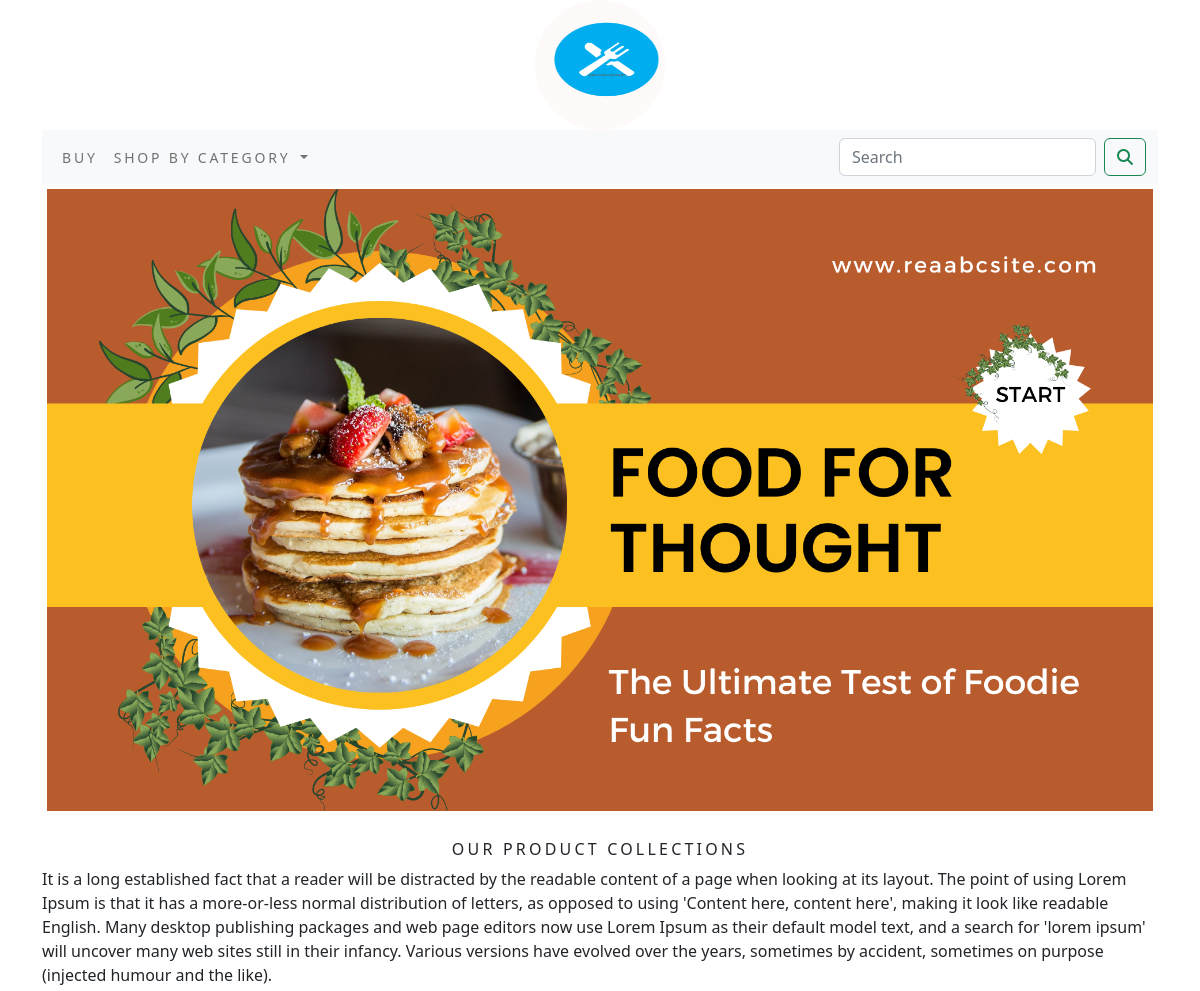
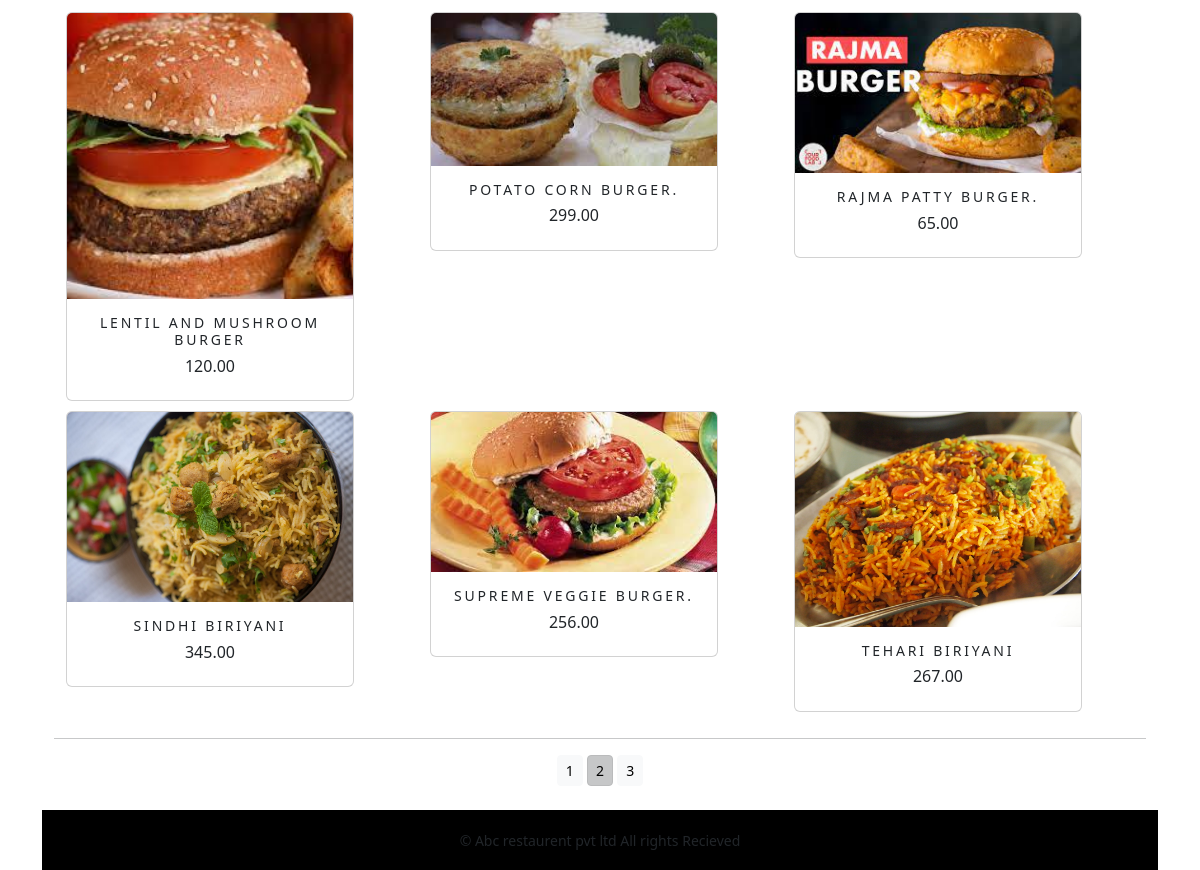
The page /home/?page=2 on the database its author committed (2 pictures, top to bottom).
### home/models.py (models this page shows, shortened)
class Product(models.Model):
    name = models.CharField(max_length=200, unique=True)
    slug = models.SlugField(max_length=200, unique=True)
    description = models.TextField(blank=True)
    price = models.DecimalField(max_digits=10, decimal_places=2, )
    category = models.ForeignKey(Category, on_delete=models.CASCADE)
    image = models.ImageField(upload_to='product', blank=True)
    stock = models.IntegerField()
    available = models.BooleanField(default=True)
    created = models.DateField(auto_now_add=True)
    updated = models.DateField(auto_now=True)
    class Meta:
        ordering=('name',)
        verbose_name = 'product'
        verbose_name_plural = 'products'
    def get_url(self):
        return reverse('home:ProDet',args=[self.category.slug,self.slug])

### home/views.py (the view)
# urls.py: path('',views.AllProCat,name='AllProCat'),
def AllProCat(request,c_slug=None):
    c_page=None
    products_list=None
    if c_slug != None:
        c_page=get_object_or_404(Category,slug=c_slug)
        products_list=Product.objects.all().filter(category=c_page,available=True)
    else:
        products_list=Product.objects.all().filter(available=True)
    paginator=Paginator(products_list,6)
    try:
        page=int(request.GET.get('page','1'))
    except:
        page=1
    try:
        products=paginator.page(page)
    except (EmptyPage,InvalidPage):
        products=paginator.page(Paginator.num_pages)
    return render(request,'home.html',{'category':c_page,'products':products})

### cart/context_processors.py (called while the page is built)
def counter(request):
    item_count=0
    if 'admin' in request.path:
        return {}
    else:
        try:
            cart=Cart.objects.filter(cart_id=_cart_id(request))
            cart_items=CartItem.objects.all().filter(cart=cart[:1])
            for cart_item in cart_items:
                item_count += cart_item.quantity
        except Cart.DoesNotExist:
            item_count=0
    return dict(item_count=item_count)

### cart/views.py (called while the page is built)
def _cart_id(request):
    cart=request.session.session_key
    if not cart:
        cart=request.session.create()
    return cart

### home/context_processors.py (called while the page is built)
def menu_links(request):
    links=Category.objects.all()
    return dict(links=links)

### home/models.py (called while the page is built)
    def get_url(self):
        return reverse('home:Prod_by_cat',args=[self.slug])

### templates/home.html (shortened to what this page needs)
{% extends 'base.html' %}
{% load static %}
{% block body %}
    <div class="mx-auto">
        {% if category %}
        <img class="my_image" src="{{category.image.url}}" alt="{{category.name}}">
    </div>
<br>
    <div>
        <h1 class="text-center my_title">{{category.name}}</h1>
        <p class="text-justify">{{category.description}}</p>
    </div>
{% else %}
    <div>
    <img class="my_image my_image_padding" src="{% static 'img/abcbanner.png' %}" alt="{{category.name}}" width="1100px" height="450">
     </div>
<br>
<div>
    <h1 class="text-center my_title">Our Product Collections </h1>
    <p class="text-justify">It is a long established fact that a reader will be distracted by the readable content of a page when looking at its layout. The point of using Lorem Ipsum is that it has a more-or-less normal distribution of letters, as opposed to using 'Content here, content here', making it look like readable English. Many desktop publishing packages and web page editors now use Lorem Ipsum as their default model text, and a search for 'lorem ipsum' will uncover many web sites still in their infancy. Various versions have evolved over the years, sometimes by accident, sometimes on purpose (injected humour and the like).</p>
</div>
{% endif %}
<div class="container ">
    <div class="row mx-auto">
        {% for product in products.object_list %}
        <div class="my_bottom_margin col-9 col-sm-12 col-md-4 col-lg-4">
            <div class="card text-center" style="width:18rem;">
                <a href="{{product.get_url}}"><img class="card-img-top my_image" src="{{product.image.url}}" alt="{{product.name}}"></a>
                <div class="card-body">
                    <h4>{{product.name}}</h4>
                    <h6>{{product.price}}</h6>
                </div>
            </div>
            </div>
        {% endfor %}
    </div>
    <div class="mx-auto">
        {% if products.paginator.num_pages > 1 %}
        <hr>
        <div class="text-center">
            {% for pg in products.paginator.page_range %}
            <a href="?page={{pg}}" class="btn btn-light btn-sm {% if products.number == pg %} active {% endif %}">{{pg}}</a>
            {% endfor %}
        </div>
        {% endif %}
    </div>
    <br>
</div>
{% endblock %}

### static/css/costom.css (style rules this page uses)
.my_image { width:100%; height:auto; }
.my_title { font-size:16px; text-transform:uppercase; letter-spacing:.2em; }
.my_image_padding { padding:5px; }
.my_bottom_margin { margin-bottom:10px; }
.card-body h4 { font-size:14px; text-transform:uppercase; letter-spacing: .2em; }

### rows shown on the page
Product: image (picture), name "LENTIL AND MUSHROOM BURGER", price "120.00"
Product: image (picture), name "POTATO CORN BURGER.", price "299.00"
Product: image (picture), name "RAJMA PATTY BURGER.", price "65.00"
Product: image (picture), name "SINDHI BIRIYANI", price "345.00"
Product: image (picture), name "SUPREME VEGGIE BURGER.", price "256.00"
Product: image (picture), name "TEHARI BIRIYANI", price "267.00"

### other values the page prints
{{ pg }} "1" "2" "3"
